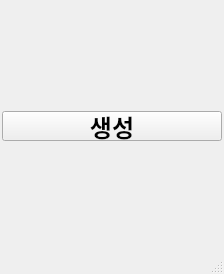
<?xml version="1.0" encoding="UTF-8"?>
<ui version="4.0">
 <class>MainWindow</class>
 <widget class="QMainWindow" name="MainWindow">
  <property name="geometry">
   <rect>
    <x>0</x>
    <y>0</y>
    <width>224</width>
    <height>274</height>
   </rect>
  </property>
  <property name="minimumSize">
   <size>
    <width>224</width>
    <height>274</height>
   </size>
  </property>
  <property name="maximumSize">
   <size>
    <width>224</width>
    <height>274</height>
   </size>
  </property>
  <property name="windowTitle">
   <string>MainWindow</string>
  </property>
  <widget class="QWidget" name="centralwidget">
   <layout class="QVBoxLayout" name="verticalLayout_2">
    <property name="spacing">
     <number>0</number>
    </property>
    <property name="leftMargin">
     <number>0</number>
    </property>
    <property name="topMargin">
     <number>0</number>
    </property>
    <property name="rightMargin">
     <number>0</number>
    </property>
    <property name="bottomMargin">
     <number>0</number>
    </property>
    <item>
     <layout class="QVBoxLayout" name="verticalLayout" stretch="0,0">
      <property name="spacing">
       <number>0</number>
      </property>
      <item>
       <layout class="QHBoxLayout" name="horizontalLayout">
        <property name="spacing">
         <number>0</number>
        </property>
        <item>
         <widget class="QPushButton" name="makerButton">
          <property name="sizePolicy">
           <sizepolicy hsizetype="Fixed" vsizetype="Fixed">
            <horstretch>0</horstretch>
            <verstretch>0</verstretch>
           </sizepolicy>
          </property>
          <property name="minimumSize">
           <size>
            <width>200</width>
            <height>30</height>
           </size>
          </property>
          <property name="maximumSize">
           <size>
            <width>220</width>
            <height>30</height>
           </size>
          </property>
          <property name="font">
           <font>
            <family>맑은 고딕</family>
            <pointsize>18</pointsize>
            <weight>75</weight>
            <bold>true</bold>
           </font>
          </property>
          <property name="cursor">
           <cursorShape>PointingHandCursor</cursorShape>
          </property>
          <property name="text">
           <string>생성</string>
          </property>
         </widget>
        </item>
       </layout>
      </item>
      <item>
       <layout class="QVBoxLayout" name="verticalLayout_3">
        <property name="spacing">
         <number>0</number>
        </property>
       </layout>
      </item>
     </layout>
    </item>
   </layout>
  </widget>
  <widget class="QStatusBar" name="statusbar"/>
  <widget class="QMenuBar" name="menubar">
   <property name="geometry">
    <rect>
     <x>0</x>
     <y>0</y>
     <width>224</width>
     <height>21</height>
    </rect>
   </property>
  </widget>
 </widget>
 <resources/>
 <connections/>
</ui>
